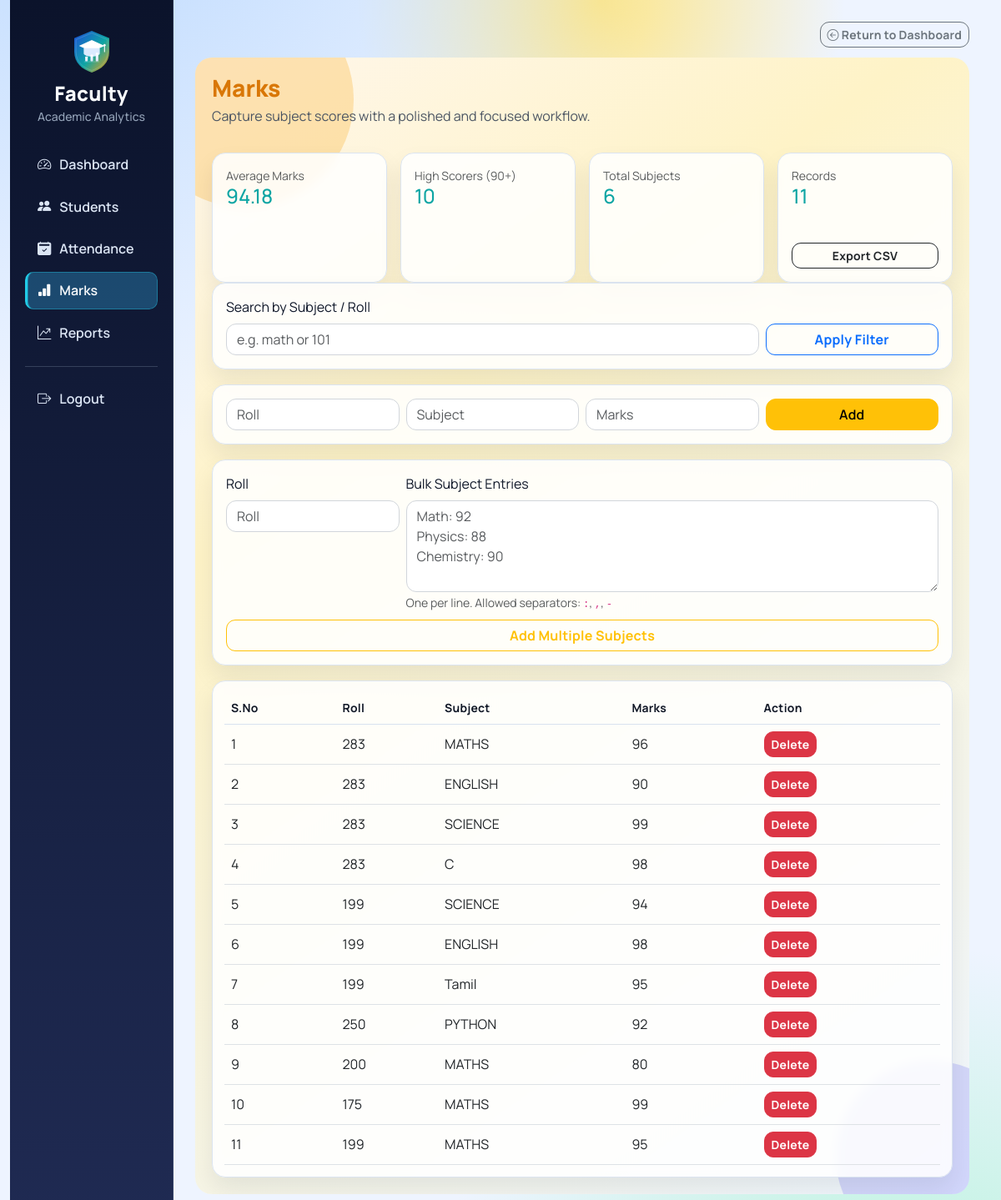
Page /marks (signed in) on the committed database.
### models.py (models this page shows)
class Marks(db.Model):
    id = db.Column(db.Integer, primary_key=True)
    roll_no = db.Column(db.Integer)
    subject = db.Column(db.String(50))
    marks = db.Column(db.Integer)

### app.py (the view, shortened to what this page needs)
@app.route("/marks", methods=["GET", "POST"])
def marks():
    if "user" not in session:
        return redirect("/")
    search_query = request.args.get("q", "").strip()
    query = Marks.query
    if search_query:
        if search_query.isdigit():
            query = query.filter(Marks.roll_no == int(search_query))
        else:
            query = query.filter(Marks.subject.ilike(f"%{search_query}%"))
    data = query.order_by(Marks.id.desc()).all()
    all_marks = [m.marks for m in data]
    avg_marks = round(sum(all_marks) / len(all_marks), 2) if all_marks else 0
    high_scorers = sum(1 for value in all_marks if value >= 90)
    subject_count = len({m.subject.strip().lower() for m in data if m.subject})
    return render_template(
        "marks.html",
        data=data,
        search_query=search_query,
        avg_marks=avg_marks,
        high_scorers=high_scorers,
        subject_count=subject_count,
        total_marks_rows=len(data)
    )

### templates/marks.html (shortened to what this page needs)
{% extends "base.html" %}
{% block content %}
<div class="marks-page">
    <div class="marks-header mb-3">
        <h3>Marks</h3>
        <p>Capture subject scores with a polished and focused workflow.</p>
    </div>
    <div class="row g-3 mb-3">
        <div class="col-md-3">
            <div class="marks-form-card h-100">
                <small class="text-muted d-block">Average Marks</small>
                <h4 class="mb-0">{{ avg_marks }}</h4>
            </div>
        </div>
        <div class="col-md-3">
            <div class="marks-form-card h-100">
                <small class="text-muted d-block">High Scorers (90+)</small>
                <h4 class="mb-0">{{ high_scorers }}</h4>
            </div>
        </div>
        <div class="col-md-3">
            <div class="marks-form-card h-100">
                <small class="text-muted d-block">Total Subjects</small>
                <h4 class="mb-0">{{ subject_count }}</h4>
            </div>
        </div>
        <div class="col-md-3">
            <div class="marks-form-card h-100 d-flex flex-column justify-content-between">
                <div>
                    <small class="text-muted d-block">Records</small>
                    <h4 class="mb-2">{{ total_marks_rows }}</h4>
                </div>
                <a href="/export/marks" class="btn btn-outline-dark btn-sm">Export CSV</a>
            </div>
        </div>
    </div>
    <div class="marks-form-card">
        <form method="GET" class="row g-2 align-items-end">
            <div class="col-md-9">
                <label class="form-label">Search by Subject / Roll</label>
                <input name="q" value="{{ search_query }}" class="form-control" placeholder="e.g. math or 101">
            </div>
            <div class="col-md-3 d-grid">
                <button class="btn btn-outline-primary">Apply Filter</button>
            </div>
        </form>
    </div>
    <div class="marks-form-card">
        <form method="POST" class="row g-2">
            <div class="col-md-3"><input name="roll" class="form-control" placeholder="Roll" required></div>
            <div class="col-md-3"><input name="subject" class="form-control" placeholder="Subject" required></div>
            <div class="col-md-3"><input name="marks" class="form-control" placeholder="Marks" required></div>
            <div class="col-md-3 d-grid"><button class="btn btn-warning">Add</button></div>
        </form>
    </div>
    <div class="marks-form-card">
        <form method="POST" class="row g-2">
            <div class="col-md-3">
                <label class="form-label">Roll</label>
                <input name="roll" class="form-control" placeholder="Roll" required>
            </div>
            <div class="col-md-9">
                <label class="form-label">Bulk Subject Entries</label>
                <textarea name="bulk_entries" class="form-control" rows="4"
                          placeholder="Math: 92&#10;Physics: 88&#10;Chemistry: 90" required></textarea>
                <small class="text-muted">One per line. Allowed separators: <code>:</code>, <code>,</code>, <code>-</code></small>
            </div>
            <div class="col-md-12 d-grid">
                <button class="btn btn-outline-warning">Add Multiple Subjects</button>
            </div>
        </form>
    </div>
    <div class="marks-table-card">
        <div class="table-responsive">
            <table class="table table-hover align-middle">
                <thead>
                    <tr>
                        <th>S.No</th>
                        <th>Roll</th>
                        <th>Subject</th>
                        <th>Marks</th>
                        <th>Action</th>
                    </tr>
                </thead>
                <tbody>
                    {% for m in data %}
                    <tr>
                        <td>{{ loop.index }}</td>
                        <td>{{ m.roll_no }}</td>
                        <td>{{ m.subject }}</td>
                        <td>{{ m.marks }}</td>
                        <td>
                            <a href="/delete_marks/{{ m.id }}" class="btn btn-danger btn-sm"
                               onclick="return confirm('Delete marks?')">
                               Delete
                            </a>
                        </td>
                    </tr>
                    {% endfor %}
                </tbody>
            </table>
        </div>
    </div>
</div>
{% endblock %}

### templates/base.html (style rules this page uses)
:root { --bg-page: #eef4ff; --sidebar-start: #0b132b; --sidebar-end: #1f2a52; --text-main: #0f172a; --text-soft: #64748b; --heading-primary: #2563eb; --heading-secondary: #0ea5a4; --heading-tertiary: #0f172a; --line: #d3dded; --card-bg: #ffffff; --card-shadow: 0 16px 34px rgba(15, 23, 42, 0.11); --nav-hover: rgba(125, 211, 252, 0.18); --nav-active-bg: rgba(56, 189, 248, 0.3); --nav-active-border: rgba(34, 211, 238, 0.95); }
body { margin: 0; font-family: "Manrope", sans-serif; background: radial-gradient(circle at 10% -10%, #bfdbfe 0%, transparent 35%), radial-gradient(circle at 90% 120%, #a7f3d0 0%, transparent 30%), radial-gradient(circle at 60% 0%, #fde68a 0%, transparent 18%), var(--bg-page); overflow-x: hidden; color: var(--text-main); }
* { transition: all 0.18s cubic-bezier(.4,0,.2,1); }
h1, h2, h3 { color: var(--heading-primary); }
h4, h5, h6 { color: var(--heading-secondary); }
.btn { border-radius: 11px; font-weight: 700; letter-spacing: 0.2px; }
.table { --bs-table-bg: transparent; }
.table thead th { color: #334155; font-size: 0.87rem; letter-spacing: 0.25px; border-bottom-color: #d8e2ef; }

### templates/marks.html (style rules this page uses)
.marks-page { position: relative; padding: 20px; border-radius: 20px; background: linear-gradient(145deg, #fff7ed 0%, #fef3c7 30%, #eff6ff 100%); overflow: hidden; }
.marks-page::before, .marks-page::after { content: ""; position: absolute; border-radius: 50%; z-index: 0; }
.marks-page::before { width: 260px; height: 260px; left: -70px; top: -80px; background: rgba(245, 158, 11, 0.25); }
.marks-page::after { width: 230px; height: 230px; right: -70px; bottom: -70px; background: rgba(99, 102, 241, 0.22); }
.marks-header, .marks-form-card, .marks-table-card { position: relative; z-index: 1; }
.marks-header h3 { font-weight: 800; color: #d97706; margin-bottom: 4px; }
.marks-header p { margin: 0; color: #4b5563; }
.marks-form-card, .marks-table-card { background: rgba(255, 255, 255, 0.86); border: 1px solid #dbe4f0; border-radius: 16px; backdrop-filter: blur(6px); box-shadow: 0 14px 28px rgba(17, 24, 39, 0.08); }
.marks-form-card { padding: 16px; margin-top: 16px; margin-bottom: 18px; }
.marks-table-card { padding: 14px; }
.marks-form-card .form-control { border-radius: 12px; border-color: #d1d5db; }
.marks-form-card .btn-warning { border-radius: 12px; font-weight: 600; }
.marks-table-card .table { margin: 0; }
.marks-table-card thead th { color: #111827; border-bottom-width: 1px; }

### rows in the picture
Marks: roll_no "283", subject "MATHS", marks "96"
Marks: roll_no "283", subject "ENGLISH", marks "90"
Marks: roll_no "283", subject "SCIENCE", marks "99"
Marks: roll_no "283", subject "C", marks "98"
Marks: roll_no "199", subject "SCIENCE", marks "94"
Marks: roll_no "199", subject "ENGLISH", marks "98"
Marks: roll_no "199", subject "Tamil", marks "95"
Marks: roll_no "250", subject "PYTHON", marks "92"
Marks: roll_no "200", subject "MATHS", marks "80"
Marks: roll_no "175", subject "MATHS", marks "99"
Marks: roll_no "199", subject "MATHS", marks "95"

### other values in the picture
{{ avg_marks }} "94.18"
{{ high_scorers }} "10"
{{ subject_count }} "6"
{{ total_marks_rows }} "11"
